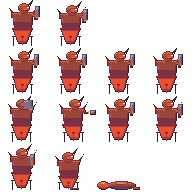
#> input picture art_pipeline/output/units/ash_revenant_sheet.png, 192 x 192 px, given in place of forest_archer_sheet.png, which was not available
$ python verify3_zoom.py
#> lines starting #> are read from the running program, lines starting #| are printed output that depends on the picture; pictures that were not available may be replaced by others from this repository, and a replacement may not be noted
"""Round-3 verifier helper: attack-row zooms + color-distribution audit."""
import json
from pathlib import Path
from PIL import Image

ROOT = Path(r"C:\Users\jmund\Game_Dev\Godot_Projects\DraconicWars\art_pipeline")
OUT = ROOT / "output" / "reports"
pal = json.loads((ROOT / "palette.json").read_text())
#> (reads art_pipeline/palette.json from the repository)
hex_to_ramp = {}
for ramp, steps in pal["ramps"].items():
    for i, hx in enumerate(steps):
        hex_to_ramp.setdefault(hx, f"{ramp}[{i}]")

def attack_zoom(unit, frame_w, frame_h, row=2, scale=8):
    img = Image.open(ROOT / "output" / "units" / f"{unit}_sheet.png").convert("RGBA")
    strip = img.crop((0, row * frame_h, img.width, (row + 1) * frame_h))
    big = strip.resize((strip.width * scale, strip.height * scale), Image.NEAREST)
    p = OUT / f"verify3_{unit}_attack_zoom{scale}x.png"
    big.save(p)
    print(f"saved {p.name}  ({big.width}x{big.height})")

def color_audit(unit, frame_w, frame_h, rows=4):
    img = Image.open(ROOT / "output" / "units" / f"{unit}_sheet.png").convert("RGBA")
    px = img.load()
    counts = {}
    for y in range(img.height):
        for x in range(img.width):
            r, g, b, a = px[x, y]
            if a == 255:
                hx = f"{r:02x}{g:02x}{b:02x}"
                counts[hx] = counts.get(hx, 0) + 1
    total = sum(counts.values())
    print(f"--- {unit}: {total} opaque px ---")
    for hx, n in sorted(counts.items(), key=lambda kv: -kv[1]):
        print(f"  {hx}  {hex_to_ramp.get(hx, '???'):16s} {n:5d}  {100*n/total:5.1f}%")

def frame_colors(unit, frame_w, frame_h, row, col):
    img = Image.open(ROOT / "output" / "units" / f"{unit}_sheet.png").convert("RGBA")
    px = img.load()
    counts = {}
    for y in range(row * frame_h, (row + 1) * frame_h):
        for x in range(col * frame_w, (col + 1) * frame_w):
            r, g, b, a = px[x, y]
            if a == 255:
                counts[f"{r:02x}{g:02x}{b:02x}"] = counts.get(f"{r:02x}{g:02x}{b:02x}", 0) + 1
    print(f"--- {unit} attack frame {col} ---")
    for hx, n in sorted(counts.items(), key=lambda kv: -kv[1]):
        print(f"  {hx}  {hex_to_ramp.get(hx, '???'):16s} {n:4d}")

attack_zoom("forest_archer", 32, 32)
#> in attack_zoom, img is the input picture: PIL image 192x192 RGBA; mean R, G, B, A 37.3, 15.8, 15.4, 64.6
#> in attack_zoom, `strip = img.crop((0, row * frame_h, img.width, (row + 1) * frame_h))`:
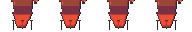
#> strip: PIL image 192x32 RGBA; mean R, G, B, A 50.4, 19.7, 19.3, 86.1; transparent parts drawn white
#> in attack_zoom, `big = strip.resize((strip.width * scale, strip.height * scale), Image...`:
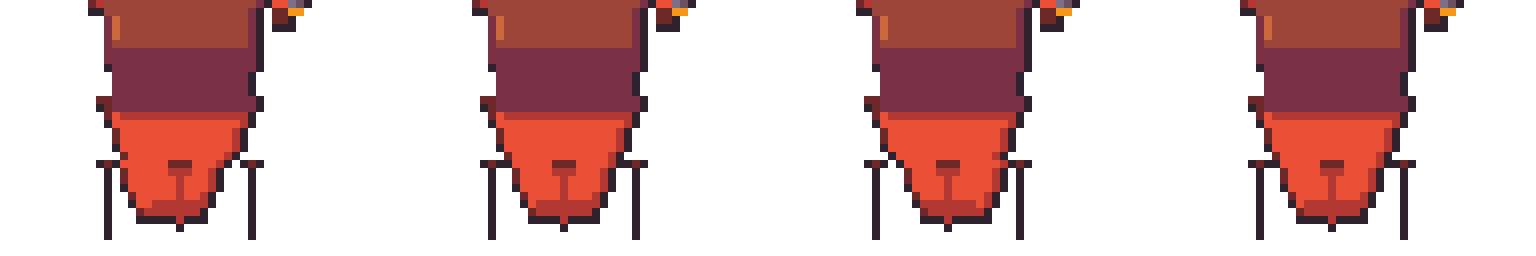
#> big: PIL image 1536x256 RGBA; mean R, G, B, A 50.4, 19.7, 19.3, 86.1; transparent parts drawn white
#| saved verify3_forest_archer_attack_zoom8x.png  (1536x256)
attack_zoom("dune_marksman", 48, 64, scale=6)
#> call 2 of attack_zoom, with unit = 'dune_marksman', frame_w = 48, frame_h = 64, row = 2, scale = 6
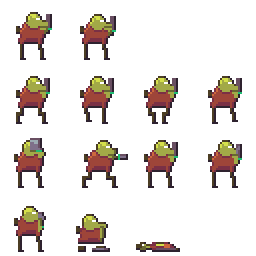
#> input picture art_pipeline/output/units/bog_stalker_sheet.png, 128 x 128 px, given in place of dune_marksman_sheet.png, which was not available (shown 2 times larger)
#> in attack_zoom, img is the input picture: PIL image 128x128 RGBA; mean R, G, B, A 21.1, 15, 11, 45.6
#> in attack_zoom (call 2), `strip = img.crop((0, row * frame_h, img.width, (row + 1) * frame_h))`: strip: PIL image 128x64 RGBA; every value is 0
#> in attack_zoom (call 2), `big = strip.resize((strip.width * scale, strip.height * scale), Image...`: big: PIL image 768x384 RGBA; every value is 0
#| saved verify3_dune_marksman_attack_zoom6x.png  (768x384)
attack_zoom("stone_ram", 40, 32)
#> call 3 of attack_zoom, with unit = 'stone_ram', frame_w = 40, frame_h = 32, row = 2, scale = 8
#> in attack_zoom (call 3), `strip = img.crop((0, row * frame_h, img.width, (row + 1) * frame_h))`:
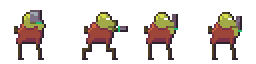
#> strip: PIL image 128x32 RGBA (shown 2 times larger); mean R, G, B, A 27.9, 19.7, 14.8, 60.3; transparent parts drawn white
#> in attack_zoom (call 3), `big = strip.resize((strip.width * scale, strip.height * scale), Image...`:
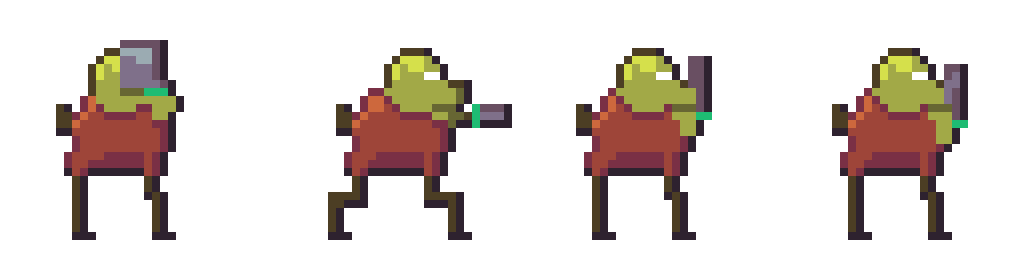
#> big: PIL image 1024x256 RGBA; mean R, G, B, A 27.9, 19.7, 14.8, 60.3; transparent parts drawn white
#| saved verify3_stone_ram_attack_zoom8x.png  (1024x256)
color_audit("stone_ram", 40, 32)
#> after the loop in color_audit, `for y in range(img.height):`: counts = 13 items
#> in color_audit, `total = sum(counts.values())`: total = 2931
#| --- stone_ram: 2931 opaque px ---
#> the loop in color_audit, `for hx, n in sorted(counts.items(), key=lambda kv: -kv[1]):` made 13 passes
#> (hx, n) on passes 1 to 12: ('9e4539', 634), ('2e222f', 629), ('a2a947', 498), ('7a3045', 418), ('4c3e24', 354), ('694f62', 113), ('d5e04b', 88), ('676633', 64), ('cd683d', 48), ('7f708a', 33), ('ffffff', 23), ('1ebc73', 23)
#|   9e4539  leather[1]         634   21.6%
#|   2e222f  ink[0]             629   21.5%
#|   a2a947  storm[2]           498   17.0%
#|   7a3045  leather[0]         418   14.3%
#|   4c3e24  storm[0]           354   12.1%
#|   694f62  mauve_grey[0]      113    3.9%
#|   d5e04b  storm[3]            88    3.0%
#|   676633  storm[1]            64    2.2%
#> (further printed lines are left out)
for c in range(4):
    frame_colors("forest_archer", 32, 32, 2, c)
#> after the loop in frame_colors, `for y in range(row * frame_h, (row + 1) * frame_h):`: counts = {'6e2727': 17, 'b33831': 48, '9e4539': 102, '2e222f': 54, '7a3045': 152, 'cd683d': 3, 'ea4f36': 114}
#> the loop in frame_colors, `for hx, n in sorted(counts.items(), key=lambda kv: -kv[1]):` made 7 passes
#> (hx, n) on passes 1 to 7: ('7a3045', 152), ('ea4f36', 114), ('9e4539', 102), ('2e222f', 54), ('b33831', 48), ('6e2727', 17), ('cd683d', 3)
#|   7a3045  leather[0]        152
#|   ea4f36  fire_dark[2]      114
#|   9e4539  leather[1]        102
#|   2e222f  ink[0]             54
#|   b33831  fire_dark[1]       48
#|   6e2727  fire_dark[0]       17
#|   cd683d  leather[2]          3
